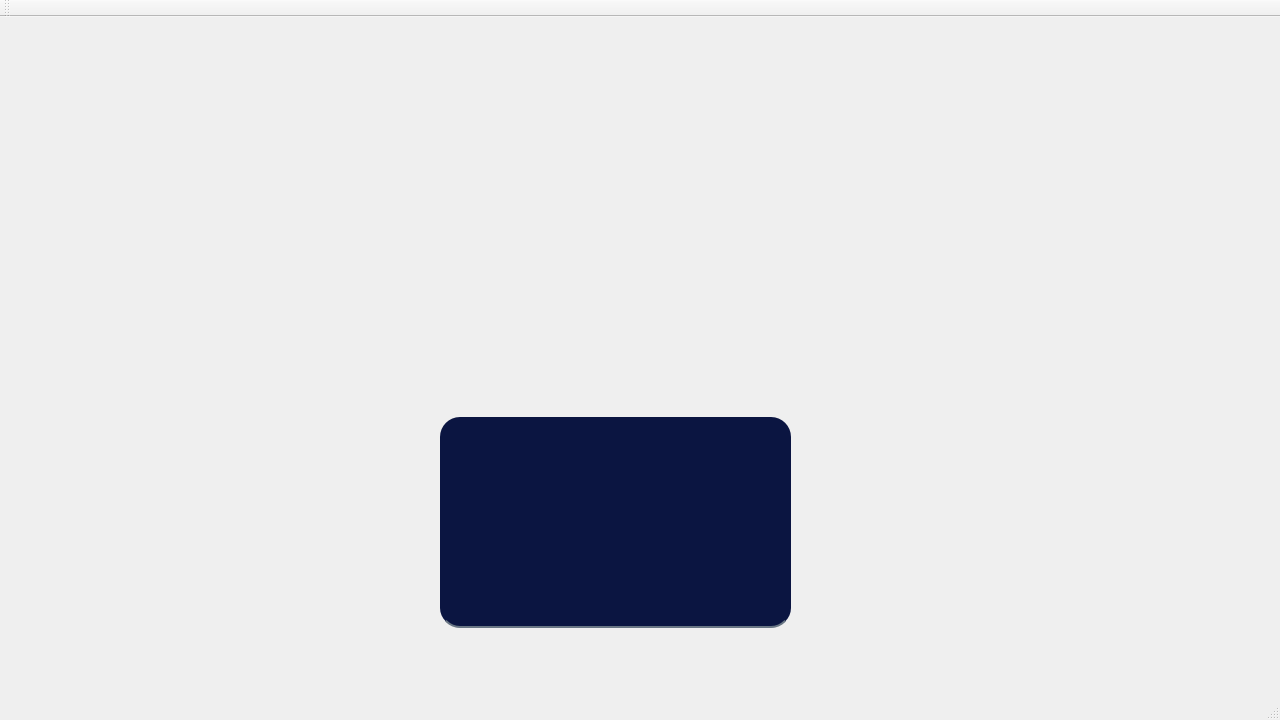
<?xml version="1.0" encoding="UTF-8"?>
<ui version="4.0">
 <class>EndScreenClass</class>
 <widget class="QMainWindow" name="EndScreenClass">
  <property name="geometry">
   <rect>
    <x>0</x>
    <y>0</y>
    <width>1280</width>
    <height>720</height>
   </rect>
  </property>
  <property name="font">
   <font>
    <pointsize>25</pointsize>
   </font>
  </property>
  <property name="windowTitle">
   <string>EndScreen</string>
  </property>
  <widget class="QWidget" name="centralWidget">
   <widget class="QWidget" name="widget" native="true">
    <property name="geometry">
     <rect>
      <x>430</x>
      <y>380</y>
      <width>361</width>
      <height>241</height>
     </rect>
    </property>
    <property name="styleSheet">
     <string notr="true">border-radius:20px;
</string>
    </property>
    <widget class="QTextEdit" name="textEdit">
     <property name="geometry">
      <rect>
       <x>10</x>
       <y>20</y>
       <width>351</width>
       <height>211</height>
      </rect>
     </property>
     <property name="font">
      <font>
       <pointsize>25</pointsize>
       <italic>true</italic>
       <bold>true</bold>
       <underline>true</underline>
      </font>
     </property>
     <property name="styleSheet">
      <string notr="true">background-color: rgb(11, 21, 65);
border:none;
border-bottom:2px solid rgba(105, 118,132, 255);
color:rgba(255,255, 255, 230);
padding-bottom:7px;
radius-border:20xp;</string>
     </property>
    </widget>
   </widget>
  </widget>
  <widget class="QMenuBar" name="menuBar">
   <property name="geometry">
    <rect>
     <x>0</x>
     <y>0</y>
     <width>1280</width>
     <height>50</height>
    </rect>
   </property>
  </widget>
  <widget class="QToolBar" name="mainToolBar">
   <attribute name="toolBarArea">
    <enum>TopToolBarArea</enum>
   </attribute>
   <attribute name="toolBarBreak">
    <bool>false</bool>
   </attribute>
  </widget>
  <widget class="QStatusBar" name="statusBar"/>
 </widget>
 <layoutdefault spacing="6" margin="11"/>
 <resources/>
 <connections/>
</ui>
